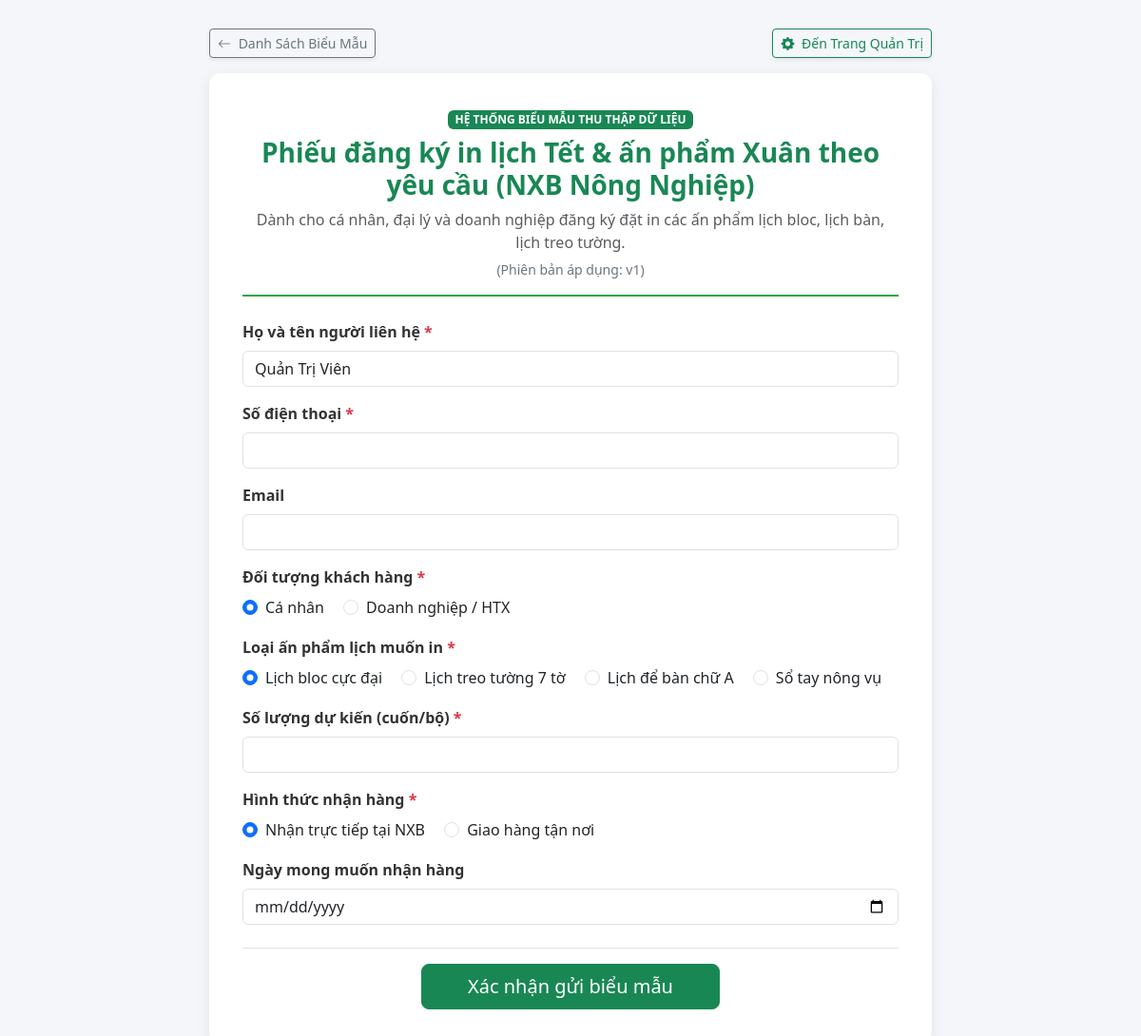
Page /form.php (signed in) on the committed database.
### tables this page shows
CREATE TABLE `form_versions` (
  `id` int(11) NOT NULL,
  `form_id` int(11) NOT NULL,
  `version_number` int(11) DEFAULT 1,
  `is_active` tinyint(1) DEFAULT 1,
  `created_at` timestamp NOT NULL DEFAULT current_timestamp()
);

CREATE TABLE `forms` (
  `id` int(11) NOT NULL,
  `title` varchar(255) NOT NULL,
  `description` text DEFAULT NULL,
  `created_at` timestamp NOT NULL DEFAULT current_timestamp()
);

CREATE TABLE `fields` (
  `id` int(11) NOT NULL,
  `form_version_id` int(11) NOT NULL,
  `label` varchar(255) NOT NULL,
  `field_type` enum('text','number','date','radio','checkbox') NOT NULL,
  `options_json` text DEFAULT NULL,
  `is_required` tinyint(1) DEFAULT 0,
  `display_order` int(11) DEFAULT 0
);

### form.php (the view, shortened to what this page needs)
<?php
require_once __DIR__ . '/config/db.php';
$form_id = isset($_GET['id']) ? (int)$_GET['id'] : 1;
$stmt = $pdo->prepare("
    SELECT f.id AS form_id, f.title, f.description, v.id AS version_id, v.version_number
    FROM forms f
    JOIN form_versions v ON f.id = v.form_id
    WHERE f.id = ? AND v.is_active = 1
    LIMIT 1
");
$stmt->execute([$form_id]);
$form = $stmt->fetch();
$version_id = $form['version_id'];
$stmt = $pdo->prepare("SELECT * FROM fields WHERE form_version_id = ? ORDER BY display_order ASC");
$stmt->execute([$version_id]);
$fields = $stmt->fetchAll();
?>
<!DOCTYPE html>
<html lang="vi">
<head>
    <link href="https://cdn.jsdelivr.net/npm/bootstrap@5.3.0/dist/css/bootstrap.min.css" rel="stylesheet">
    <link rel="stylesheet" href="https://cdn.jsdelivr.net/npm/bootstrap-icons@1.11.0/font/bootstrap-icons.css">
</head>
<body>
<div class="container">
    <div class="form-wrapper">
        <div class="d-flex justify-content-between align-items-center mb-3">
            <a href="forms.php" class="btn btn-outline-secondary btn-sm shadow-sm">
                <i class="bi bi-arrow-left me-1"></i> Danh Sách Biểu Mẫu
            </a>
            <?php if (isset($_SESSION['role']) && $_SESSION['role'] === 'admin'): ?>
                <a href="admin/" class="btn btn-outline-success btn-sm shadow-sm">
                    <i class="bi bi-gear-fill me-1"></i> Đến Trang Quản Trị
                </a>
            <?php endif; ?>
        </div>
        <div class="form-container">
            <div class="header-box text-center">
                <span class="badge bg-success mb-2">HỆ THỐNG BIỂU MẪU THU THẬP DỮ LIỆU</span>
                <h3 class="fw-bold text-success"><?= htmlspecialchars($form['title']) ?></h3>
                <p class="text-muted mb-1"><?= htmlspecialchars($form['description']) ?></p>
                <small class="text-secondary">(Phiên bản áp dụng: v<?= $form['version_number'] ?>)</small>
            </div>
            <form method="POST" id="dynamicForm">
                <?php foreach ($fields as $field):
                    $options = !empty($field['options_json']) ? json_decode($field['options_json'], true) : [];
                    $default_value = '';
                    $label_lower = mb_strtolower($field['label'], 'UTF-8');
                    if (isset($_SESSION['fullname']) && (str_contains($label_lower, 'họ và tên') || str_contains($label_lower, 'họ tên') || str_contains($label_lower, 'người liên hệ'))) {
                        $default_value = htmlspecialchars($_SESSION['fullname']);
                    }
                ?>
                    <div class="mb-3 field-group" id="field-wrap-<?= $field['id'] ?>" data-field-id="<?= $field['id'] ?>">
                        <label class="form-label">
                            <?= htmlspecialchars($field['label']) ?>
                            <?php if ($field['is_required']): ?>
                                <span class="text-required">*</span>
                            <?php endif; ?>
                        </label>
                        <?php if ($field['field_type'] === 'text'): ?>
                            <input type="text" name="fields[<?= $field['id'] ?>]" value="<?= $default_value ?>" class="form-control form-input" <?= $field['is_required'] ? 'required' : '' ?>>
                        <?php elseif ($field['field_type'] === 'number'): ?>
                            <input type="number" name="fields[<?= $field['id'] ?>]" class="form-control form-input" <?= $field['is_required'] ? 'required' : '' ?>>
                        <?php elseif ($field['field_type'] === 'date'): ?>
                            <input type="date" name="fields[<?= $field['id'] ?>]" class="form-control form-input" <?= $field['is_required'] ? 'required' : '' ?>>
                        <?php elseif ($field['field_type'] === 'radio'): ?>
                            <div>
                                <?php foreach ($options as $optIndex => $optValue): ?>
                                    <div class="form-check form-check-inline">
                                        <input class="form-check-input form-input" type="radio"
                                               name="fields[<?= $field['id'] ?>]"
                                               id="opt_<?= $field['id'] ?>_<?= $optIndex ?>"
                                               value="<?= htmlspecialchars($optValue) ?>"
                                               <?= ($field['is_required'] && $optIndex === 0) ? 'checked' : '' ?>>
                                        <label class="form-check-label" for="opt_<?= $field['id'] ?>_<?= $optIndex ?>">
                                            <?= htmlspecialchars($optValue) ?>
                                        </label>
                                    </div>
                                <?php endforeach; ?>
                            </div>
                        <?php endif; ?>
                    </div>
                <?php endforeach; ?>
                <div class="text-center mt-4 pt-3 border-top">
                    <button type="submit" class="btn btn-success btn-lg px-5">Xác nhận gửi biểu mẫu</button>
                </div>
            </form>
        </div>
    </div>
</div>
</body>
</html>

### form.php (style rules this page uses)
body { background-color: #f4f6f9; font-family: 'Segoe UI', Tahoma, Geneva, Verdana, sans-serif; animation: smoothFadeIn 0.35s ease-out; }
.form-wrapper { max-width: 760px; margin: 30px auto; }
.form-container { background: #fff; padding: 35px; border-radius: 12px; box-shadow: 0 4px 15px rgba(0,0,0,0.08); }
.header-box { border-bottom: 2px solid #28a745; padding-bottom: 15px; margin-bottom: 25px; }
.form-label { font-weight: 600; color: #333; }
.text-required { color: #dc3545; }

### rows in the picture
form_versions: form.title "Phiếu đăng ký in lịch Tết & ấn phẩm Xuân theo yêu cầu (NXB Nông Nghiệp)", form.description "Dành cho cá nhân, đại lý và doanh nghiệp đăng ký đặt in các ấn phẩm lịch bloc, lịch bàn, lịch treo tường.", version_number "1"
fields: label "Họ và tên người liên hệ", value "Quản Trị Viên"
fields: label "Số điện thoại"
fields: label "Email"
fields: label "Đối tượng khách hàng", is_required "☑ Cá nhân", options_json "Cá nhân", is_required "☐ Doanh nghiệp / HTX", options_json "Doanh nghiệp / HTX"
fields: label "Loại ấn phẩm lịch muốn in", is_required "☑ Lịch bloc cực đại", options_json "Lịch bloc cực đại", is_required "☐ Lịch treo tường 7 tờ", options_json "Lịch treo tường 7 tờ", is_required "☐ Lịch để bàn chữ A", options_json "Lịch để bàn chữ A", is_required "☐ Sổ tay nông vụ", options_json "Sổ tay nông vụ"
fields: label "Số lượng dự kiến (cuốn/bộ)"
fields: label "Hình thức nhận hàng", is_required "☑ Nhận trực tiếp tại NXB", options_json "Nhận trực tiếp tại NXB", is_required "☐ Giao hàng tận nơi", options_json "Giao hàng tận nơi"
fields: label "Ngày mong muốn nhận hàng"
